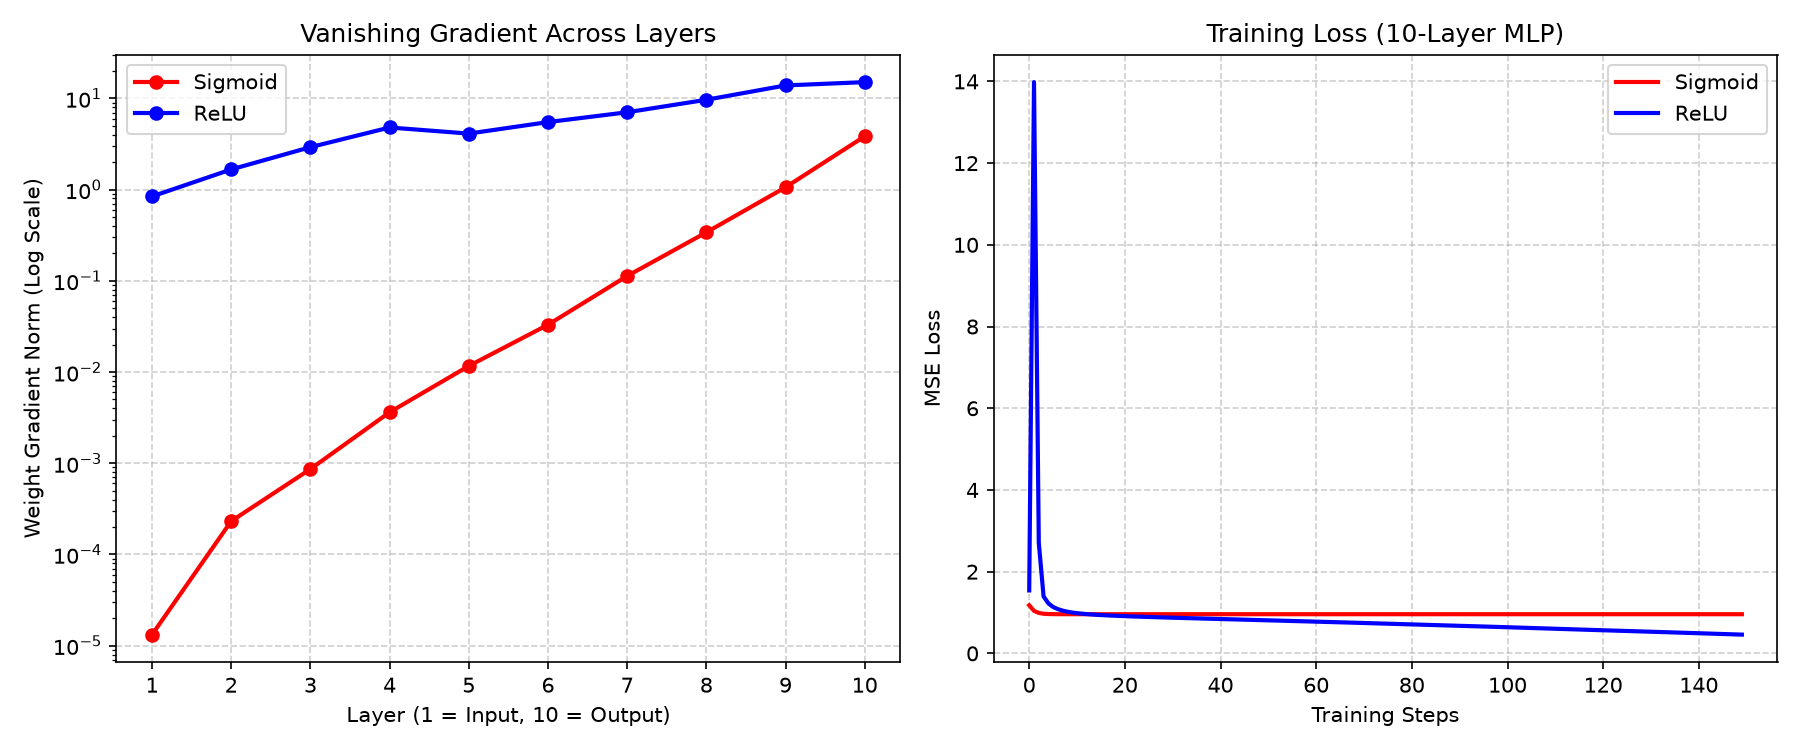

Write Python code to recreate this figure.
from pathlib import Path
import matplotlib.pyplot as plt
import torch
import torch.nn as nn

from therapml.linear import MyLinear
from therapml.activations import MyReLU, MySigmoid

torch.manual_seed(42)

# dataset
X = torch.randn(512, 64)
y = torch.randn(512, 1)


# 10 layers using MyLinear
def build_mlp(activation_cls):
    layers = []
    for _ in range(9):
        layers.append(MyLinear(64, 64, bias=True))
        layers.append(activation_cls())
    layers.append(MyLinear(64, 1, bias=True))
    return nn.Sequential(*layers)


sigmoid_model = build_mlp(MySigmoid)
relu_model = build_mlp(MyReLU)

loss_fn = nn.MSELoss()

# First backward pass
loss_fn(sigmoid_model(X), y).backward()
loss_fn(relu_model(X), y).backward()

sigmoid_grads = [
    m.weight.grad.norm().item() for m in sigmoid_model if isinstance(m, MyLinear)
]
relu_grads = [
    m.weight.grad.norm().item() for m in relu_model if isinstance(m, MyLinear)
]

# Train both models for 150 steps
opt_sigmoid = torch.optim.SGD(sigmoid_model.parameters(), lr=0.01)
opt_relu = torch.optim.SGD(relu_model.parameters(), lr=0.01)

sigmoid_losses = []
relu_losses = []

for _ in range(150):
    opt_sigmoid.zero_grad()
    loss_s = loss_fn(sigmoid_model(X), y)
    loss_s.backward()
    opt_sigmoid.step()
    sigmoid_losses.append(loss_s.item())

    opt_relu.zero_grad()
    loss_r = loss_fn(relu_model(X), y)
    loss_r.backward()
    opt_relu.step()
    relu_losses.append(loss_r.item())

# Plot
fig, (ax1, ax2) = plt.subplots(1, 2, figsize=(12, 5))

layers = list(range(1, 11))
ax1.plot(layers, sigmoid_grads, "ro-", label="Sigmoid", linewidth=2)
ax1.plot(layers, relu_grads, "bo-", label="ReLU", linewidth=2)
ax1.set_yscale("log")
ax1.set_xlabel("Layer (1 = Input, 10 = Output)")
ax1.set_ylabel("Weight Gradient Norm (Log Scale)")
ax1.set_title("Vanishing Gradient Across Layers")
ax1.set_xticks(layers)
ax1.grid(True, linestyle="--", alpha=0.6)
ax1.legend()

ax2.plot(sigmoid_losses, "r-", label="Sigmoid", linewidth=2)
ax2.plot(relu_losses, "b-", label="ReLU", linewidth=2)
ax2.set_xlabel("Training Steps")
ax2.set_ylabel("MSE Loss")
ax2.set_title("Training Loss (10-Layer MLP)")
ax2.grid(True, linestyle="--", alpha=0.6)
ax2.legend()

plt.tight_layout()
save_path = Path(__file__).parent / "vanishing_gradient_demo.png"
plt.savefig(save_path, dpi=150)
plt.close()

print(f"Plot saved to: {save_path}")
